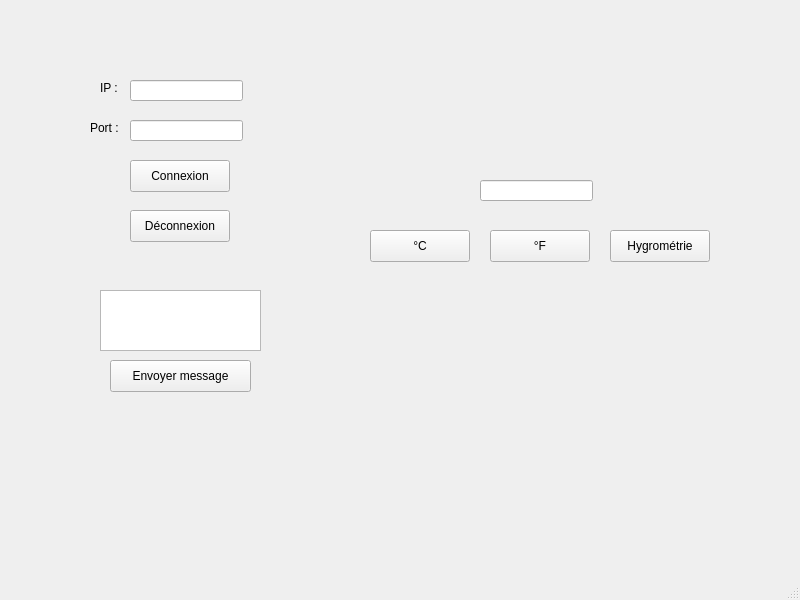
<?xml version="1.0" encoding="UTF-8"?>
<ui version="4.0">
 <class>ClientQt</class>
 <widget class="QMainWindow" name="ClientQt">
  <property name="geometry">
   <rect>
    <x>0</x>
    <y>0</y>
    <width>800</width>
    <height>600</height>
   </rect>
  </property>
  <property name="windowTitle">
   <string>ClientQt</string>
  </property>
  <widget class="QWidget" name="centralwidget">
   <widget class="QPushButton" name="connect">
    <property name="geometry">
     <rect>
      <x>130</x>
      <y>160</y>
      <width>100</width>
      <height>32</height>
     </rect>
    </property>
    <property name="text">
     <string>Connexion</string>
    </property>
   </widget>
   <widget class="QLineEdit" name="IPLineEdit">
    <property name="geometry">
     <rect>
      <x>130</x>
      <y>80</y>
      <width>113</width>
      <height>21</height>
     </rect>
    </property>
   </widget>
   <widget class="QLineEdit" name="portLineEdit">
    <property name="geometry">
     <rect>
      <x>130</x>
      <y>120</y>
      <width>113</width>
      <height>21</height>
     </rect>
    </property>
   </widget>
   <widget class="QLabel" name="label">
    <property name="geometry">
     <rect>
      <x>100</x>
      <y>80</y>
      <width>21</width>
      <height>16</height>
     </rect>
    </property>
    <property name="text">
     <string>IP : </string>
    </property>
   </widget>
   <widget class="QLabel" name="label_2">
    <property name="geometry">
     <rect>
      <x>90</x>
      <y>120</y>
      <width>41</width>
      <height>16</height>
     </rect>
    </property>
    <property name="text">
     <string>Port :</string>
    </property>
   </widget>
   <widget class="QPushButton" name="disconnect">
    <property name="geometry">
     <rect>
      <x>130</x>
      <y>210</y>
      <width>100</width>
      <height>32</height>
     </rect>
    </property>
    <property name="text">
     <string>Déconnexion</string>
    </property>
   </widget>
   <widget class="QLabel" name="connectionStatusLabel">
    <property name="geometry">
     <rect>
      <x>370</x>
      <y>80</y>
      <width>281</width>
      <height>31</height>
     </rect>
    </property>
    <property name="text">
     <string/>
    </property>
   </widget>
   <widget class="QPushButton" name="envoi">
    <property name="geometry">
     <rect>
      <x>110</x>
      <y>360</y>
      <width>141</width>
      <height>32</height>
     </rect>
    </property>
    <property name="text">
     <string>Envoyer message</string>
    </property>
   </widget>
   <widget class="QTextEdit" name="contenuMess">
    <property name="geometry">
     <rect>
      <x>100</x>
      <y>290</y>
      <width>161</width>
      <height>61</height>
     </rect>
    </property>
   </widget>
   <widget class="QPushButton" name="celcius">
    <property name="geometry">
     <rect>
      <x>370</x>
      <y>230</y>
      <width>100</width>
      <height>32</height>
     </rect>
    </property>
    <property name="text">
     <string>°C</string>
    </property>
   </widget>
   <widget class="QPushButton" name="fara">
    <property name="geometry">
     <rect>
      <x>490</x>
      <y>230</y>
      <width>100</width>
      <height>32</height>
     </rect>
    </property>
    <property name="text">
     <string>°F</string>
    </property>
   </widget>
   <widget class="QPushButton" name="hyg">
    <property name="geometry">
     <rect>
      <x>610</x>
      <y>230</y>
      <width>100</width>
      <height>32</height>
     </rect>
    </property>
    <property name="text">
     <string>Hygrométrie</string>
    </property>
   </widget>
   <widget class="QLineEdit" name="numCapteur">
    <property name="geometry">
     <rect>
      <x>480</x>
      <y>180</y>
      <width>113</width>
      <height>21</height>
     </rect>
    </property>
   </widget>
  </widget>
  <widget class="QMenuBar" name="menubar">
   <property name="geometry">
    <rect>
     <x>0</x>
     <y>0</y>
     <width>800</width>
     <height>24</height>
    </rect>
   </property>
  </widget>
  <widget class="QStatusBar" name="statusbar"/>
 </widget>
 <resources/>
 <connections>
  <connection>
   <sender>connect</sender>
   <signal>clicked()</signal>
   <receiver>ClientQt</receiver>
   <slot>onConnectButtonClicked()</slot>
   <hints>
    <hint type="sourcelabel">
     <x>179</x>
     <y>199</y>
    </hint>
    <hint type="destinationlabel">
     <x>399</x>
     <y>299</y>
    </hint>
   </hints>
  </connection>
  <connection>
   <sender>disconnect</sender>
   <signal>clicked()</signal>
   <receiver>ClientQt</receiver>
   <slot>onDisconnectButtonClicked()</slot>
   <hints>
    <hint type="sourcelabel">
     <x>179</x>
     <y>249</y>
    </hint>
    <hint type="destinationlabel">
     <x>399</x>
     <y>299</y>
    </hint>
   </hints>
  </connection>
  <connection>
   <sender>envoi</sender>
   <signal>clicked()</signal>
   <receiver>ClientQt</receiver>
   <slot>onSendMessageButtonClicked()</slot>
   <hints>
    <hint type="sourcelabel">
     <x>180</x>
     <y>349</y>
    </hint>
    <hint type="destinationlabel">
     <x>399</x>
     <y>299</y>
    </hint>
   </hints>
  </connection>
  <connection>
   <sender>celcius</sender>
   <signal>clicked()</signal>
   <receiver>ClientQt</receiver>
   <slot>onSendCelClicked()</slot>
   <hints>
    <hint type="sourcelabel">
     <x>419</x>
     <y>269</y>
    </hint>
    <hint type="destinationlabel">
     <x>399</x>
     <y>299</y>
    </hint>
   </hints>
  </connection>
  <connection>
   <sender>fara</sender>
   <signal>clicked()</signal>
   <receiver>ClientQt</receiver>
   <slot>onSendFarClicked()</slot>
   <hints>
    <hint type="sourcelabel">
     <x>539</x>
     <y>269</y>
    </hint>
    <hint type="destinationlabel">
     <x>399</x>
     <y>299</y>
    </hint>
   </hints>
  </connection>
  <connection>
   <sender>hyg</sender>
   <signal>clicked()</signal>
   <receiver>ClientQt</receiver>
   <slot>onSendHygClicked()</slot>
   <hints>
    <hint type="sourcelabel">
     <x>659</x>
     <y>269</y>
    </hint>
    <hint type="destinationlabel">
     <x>399</x>
     <y>299</y>
    </hint>
   </hints>
  </connection>
 </connections>
 <slots>
  <slot>onConnectButtonClicked()</slot>
  <slot>onDisconnectButtonClicked()</slot>
  <slot>onSendMessageButtonClicked()</slot>
  <slot>onSendCelClicked()</slot>
  <slot>onSendFarClicked()</slot>
  <slot>onSendHygClicked()</slot>
 </slots>
</ui>
